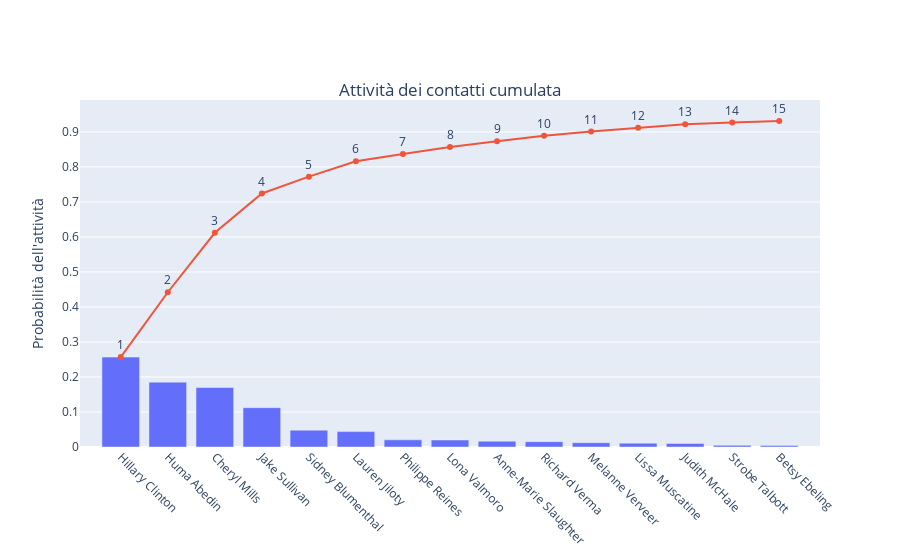

Notebook cell for this chart:
### Code cell
top_people = df['SenderFullName'].value_counts(normalize=True)[:TOP_K]
cum_sum = np.cumsum(top_people)

chart2 = go.Figure()

chart2.add_trace(go.Bar(
    x=cum_sum.index[:TOP_K],
    y=top_people[:TOP_K],
    name="Markers and Text",
    marker_color="#636EFA",
    showlegend=False
))

chart2.add_trace(go.Scatter(
    x=cum_sum.index[:TOP_K],
    y=cum_sum,
    mode="text+lines+markers",
    #name = "Cumulata",
    text=[i for i in range(1, TOP_K + 1)],
    textposition="top center",
    showlegend=False
))

chart2.update_xaxes(
    tickangle = 45
)

chart2.update_yaxes(
    title_text = "Probabilità dell'attività",
)

chart2.update_layout(
    title=dict(
        text=f'Attività dei contatti cumulata',
        xanchor='center',
        x=0.5, y=.85),
    yaxis = dict(
        tickmode = 'linear',
        tick0 = 0,
        dtick = 0.1,
    )
)
chart2.write_image("assets/cumulative_activity.png", scale=4)
chart2.show()

### Figure 1 — Plotly figure (JSON) as saved in the notebook; plotly's stock layout.template omitted (floating-point values rounded to 4 significant figures)
{"data": [{"marker": {"color": "#636EFA"}, "name": "Markers and Text", "showlegend": false, "type": "bar", "x": ["Hillary Clinton", "Huma Abedin", "Cheryl Mills", "Jake Sullivan", "Sidney Blumenthal", "Lauren Jiloty", "Philippe Reines", "Lona Valmoro", "Anne-Marie Slaughter", "Richard Verma", "Melanne Verveer", "Lissa Muscatine", "Judith McHale", "Strobe Talbott", "Betsy Ebeling"], "y": [0.2567, 0.1853, 0.1698, 0.1123, 0.0481, 0.04397, 0.0205, 0.01999, 0.01676, 0.01522, 0.01238, 0.01096, 0.01006, 0.004771, 0.003997]}, {"mode": "text+lines+markers", "showlegend": false, "text": ["1", "2", "3", "4", "5", "6", "7", "8", "9", "10", "11", "12", "13", "14", "15"], "textposition": "top center", "type": "scatter", "x": ["Hillary Clinton", "Huma Abedin", "Cheryl Mills", "Jake Sullivan", "Sidney Blumenthal", "Lauren Jiloty", "Philippe Reines", "Lona Valmoro", "Anne-Marie Slaughter", "Richard Verma", "Melanne Verveer", "Lissa Muscatine", "Judith McHale", "Strobe Talbott", "Betsy Ebeling"], "y": [0.2567, 0.442, 0.6119, 0.7242, 0.7723, 0.8162, 0.8368, 0.8567, 0.8735, 0.8887, 0.9011, 0.9121, 0.9221, 0.9269, 0.9309]}], "layout": {"title": {"text": "Attività dei contatti cumulata", "x": 0.5, "xanchor": "center", "y": 0.85}, "xaxis": {"tickangle": 45}, "yaxis": {"dtick": 0.1, "tick0": 0, "tickmode": "linear", "title": {"text": "Probabilità dell'attività"}}}}
